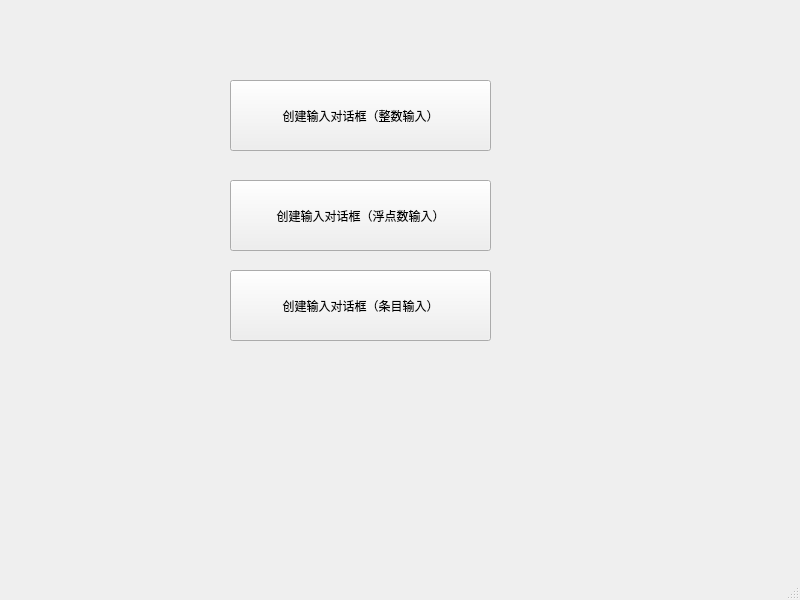
<?xml version="1.0" encoding="UTF-8"?>
<ui version="4.0">
 <class>MainWindow</class>
 <widget class="QMainWindow" name="MainWindow">
  <property name="geometry">
   <rect>
    <x>0</x>
    <y>0</y>
    <width>800</width>
    <height>600</height>
   </rect>
  </property>
  <property name="windowTitle">
   <string>MainWindow</string>
  </property>
  <widget class="QWidget" name="centralwidget">
   <widget class="QPushButton" name="pushButton_int">
    <property name="geometry">
     <rect>
      <x>230</x>
      <y>80</y>
      <width>261</width>
      <height>71</height>
     </rect>
    </property>
    <property name="text">
     <string>创建输入对话框（整数输入）</string>
    </property>
   </widget>
   <widget class="QPushButton" name="pushButton_float">
    <property name="geometry">
     <rect>
      <x>230</x>
      <y>180</y>
      <width>261</width>
      <height>71</height>
     </rect>
    </property>
    <property name="text">
     <string>创建输入对话框（浮点数输入）</string>
    </property>
   </widget>
   <widget class="QPushButton" name="pushButton_string">
    <property name="geometry">
     <rect>
      <x>230</x>
      <y>270</y>
      <width>261</width>
      <height>71</height>
     </rect>
    </property>
    <property name="text">
     <string>创建输入对话框（条目输入）</string>
    </property>
   </widget>
  </widget>
  <widget class="QMenuBar" name="menubar">
   <property name="geometry">
    <rect>
     <x>0</x>
     <y>0</y>
     <width>800</width>
     <height>21</height>
    </rect>
   </property>
  </widget>
  <widget class="QStatusBar" name="statusbar"/>
 </widget>
 <resources/>
 <connections/>
</ui>
